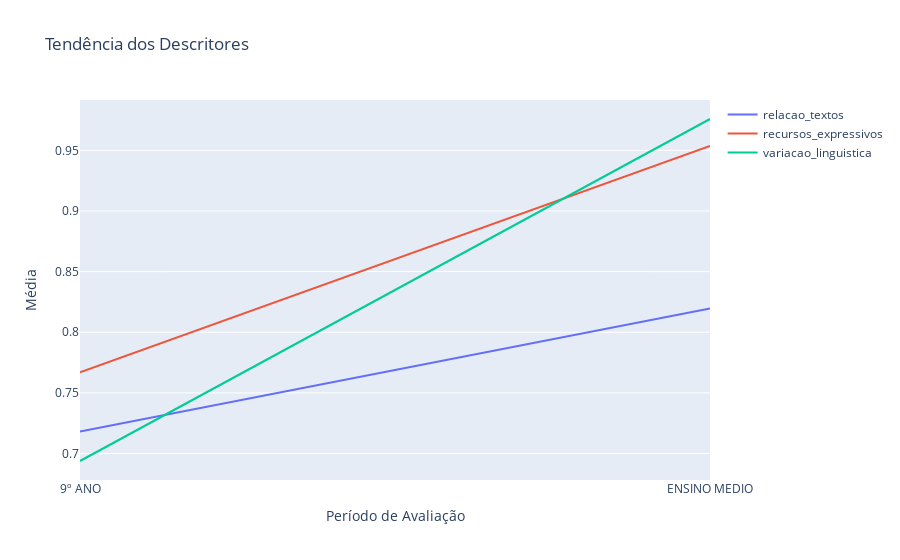

Notebook cell for this chart:
### Code cell
import plotly.graph_objects as go

x0=x2014_procedimento_leitura
y0=y2014_procedimento_leitura

x1=x2014_suporte_genero_compreensao
y1=y2014_suporte_genero_compreensao

x2=x2014_relacao_textos 
y2=y2014_relacao_textos

x3=x2014_coerencia_compreensao 
y3=y2014_coerencia_compreensao 


x4=x2014_recursos_expressivos
y4=y2014_recursos_expressivos

x5=x2014_variacao_linguistica
y5=y2014_variacao_linguistica


fig = go.Figure()

# Add traces
fig.add_trace(go.Scatter(x=x2, y=y2,
                    mode='lines',
                    name='relacao_textos'))
fig.add_trace(go.Scatter(x=x4, y=y4,
                    mode='lines',
                    name='recursos_expressivos'))
fig.add_trace(go.Scatter(x=x5, y=y5,
                    mode='lines',
                    name='variacao_linguistica'))


fig.update_layout(
    title="Tendência dos Descritores",
    xaxis_title="Período de Avaliação",
    yaxis_title="Média",
    #legend_title="Legend Title",
    
    )


fig.show()
#pyo.plot(fig, filename='descritor_comparacao_subida.html', auto_open=True)

### Figure 1 — Plotly figure (JSON) as saved in the notebook; plotly's stock layout.template omitted (floating-point values rounded to 4 significant figures)
{"data": [{"mode": "lines", "name": "relacao_textos", "type": "scatter", "x": ["9º ANO", "ENSINO MEDIO"], "y": [0.7182, 0.8196]}, {"mode": "lines", "name": "recursos_expressivos", "type": "scatter", "x": ["9º ANO", "ENSINO MEDIO"], "y": [0.7669, 0.9536]}, {"mode": "lines", "name": "variacao_linguistica", "type": "scatter", "x": ["9º ANO", "ENSINO MEDIO"], "y": [0.6938, 0.9759]}], "layout": {"autosize": true, "title": {"text": "Tendência dos Descritores"}, "xaxis": {"autorange": true, "range": [0, 1], "title": {"text": "Período de Avaliação"}, "type": "category"}, "yaxis": {"autorange": true, "range": [0.6782, 0.9915], "title": {"text": "Média"}, "type": "linear"}}}
